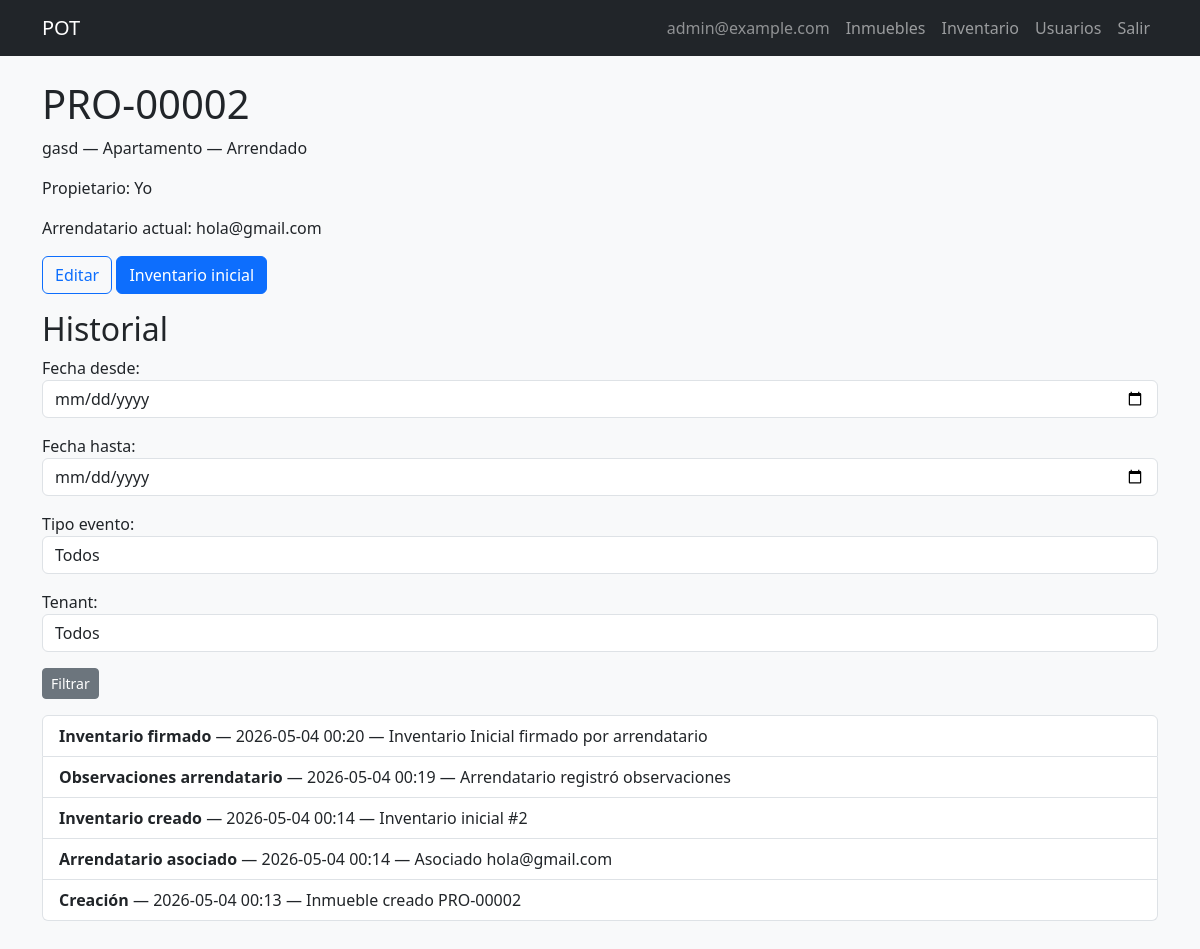
/properties/2/ (signed in), run on the app's committed database.
### pot/models.py (models this page shows, shortened)
class CustomUser(AbstractUser):
    class Role(models.TextChoices):
        ADMIN = 'ADMIN', 'Administrador'
        ASSISTANT = 'ASSISTANT', 'Asistente Administrativo'
        TENANT = 'TENANT', 'Arrendatario'
    class DocumentType(models.TextChoices):
        CC = 'CC', 'Cédula de ciudadanía'
        CE = 'CE', 'Cédula de extranjería'
        PASSPORT = 'PASSPORT', 'Pasaporte'
        NIT = 'NIT', 'NIT'
    username = models.CharField(max_length=150, unique=True, blank=True)
    email = models.EmailField(unique=True)
    phone = models.CharField(max_length=20, default='')
    public_code = models.CharField(max_length=20, unique=True, blank=True, null=True)
    document_type = models.CharField(
        max_length=20,
        choices=DocumentType.choices,
        blank=True,
        default='',
    )
    document_number = models.CharField(max_length=30, unique=True, blank=True, null=True)
    avatar = models.ImageField(upload_to='avatars/%Y/%m/', blank=True, null=True, max_length=255)
    role = models.CharField(max_length=20, choices=Role.choices, default=Role.TENANT)
    password_changed = models.BooleanField(default=False)
    password_reset_token = models.CharField(max_length=255, null=True, blank=True)
    password_reset_expires = models.DateTimeField(null=True, blank=True)
    login_attempts = models.PositiveIntegerField(default=0)
    login_locked_until = models.DateTimeField(null=True, blank=True)
    created_at = models.DateTimeField(auto_now_add=True)
    updated_at = models.DateTimeField(auto_now=True)
    USERNAME_FIELD = 'email'
    REQUIRED_FIELDS = []
    objects = CustomUserManager()
    class Meta:
        ordering = ['-created_at']
    def __str__(self):
        return f'{self.email} ({self.get_role_display()})'
    def is_staff_operative(self):
        return self.role in (self.Role.ADMIN, self.Role.ASSISTANT)

class Property(models.Model):
    class Type(models.TextChoices):
        APARTMENT = 'APARTMENT', 'Apartamento'
        HOUSE = 'HOUSE', 'Casa'
        LOCAL = 'LOCAL', 'Local comercial'
        WAREHOUSE = 'WAREHOUSE', 'Bodega'
    class Status(models.TextChoices):
        AVAILABLE = 'AVAILABLE', 'Disponible'
        RENTED = 'RENTED', 'Arrendado'
        MAINTENANCE = 'MAINTENANCE', 'En mantenimiento'
    code = models.CharField(max_length=20, unique=True)
    address = models.CharField(max_length=255, unique=True)
    city = models.CharField(max_length=100, blank=True, default='')
    building_name = models.CharField(max_length=150, blank=True, default='')
    unit_label = models.CharField(max_length=50, blank=True, default='')
    cover_image = models.ImageField(upload_to='properties/covers/%Y/%m/', blank=True, null=True, max_length=255)
    type = models.CharField(max_length=20, choices=Type.choices)
    owner_name = models.CharField(max_length=150)
    status = models.CharField(max_length=20, choices=Status.choices, default=Status.AVAILABLE)
    price = models.DecimalField(max_digits=12, decimal_places=2, default=0)
    rooms = models.IntegerField(null=True, blank=True)
    bathrooms = models.IntegerField(null=True, blank=True)
    living_rooms = models.IntegerField(null=True, blank=True)
    kitchens = models.IntegerField(null=True, blank=True)
    garages = models.IntegerField(null=True, blank=True)
    is_commercial = models.BooleanField(default=False)
    in_complex = models.BooleanField(default=False)
    admin_included = models.BooleanField(default=False)
    admin_value = models.DecimalField(max_digits=12, decimal_places=2, null=True, blank=True)
    google_maps_link = models.CharField(max_length=1000, null=True, blank=True)
    description = models.TextField(blank=True, null=True)
    observations = models.TextField(blank=True, null=True)
    created_at = models.DateTimeField(auto_now_add=True)
    updated_at = models.DateTimeField(auto_now=True)
    created_by = models.ForeignKey(
        CustomUser,
        on_delete=models.SET_NULL,
        null=True,
        blank=True,
        related_name='properties_created',
    )
    class Meta:
        ordering = ['-created_at']
        verbose_name_plural = 'properties'
    def get_active_tenant(self):
        assoc = (
            self.tenant_associations.filter(dissociated_at__isnull=True)
            .select_related('user')
            .first()
        )
        return assoc.user if assoc else None

class PropertyHistory(models.Model):
    class EventType(models.TextChoices):
        CREATED = 'CREATED', 'Creación'
        STATUS_CHANGE = 'STATUS_CHANGE', 'Cambio de estado'
        TENANT_ASSOCIATED = 'TENANT_ASSOCIATED', 'Arrendatario asociado'
        TENANT_DISSOCIATED = 'TENANT_DISSOCIATED', 'Arrendatario desasociado'
        TICKET_CREATED = 'TICKET_CREATED', 'Ticket creado'
        TICKET_CLOSED = 'TICKET_CLOSED', 'Ticket cerrado'
        INVENTORY_CREATED = 'INVENTORY_CREATED', 'Inventario creado'
        INVENTORY_SIGNED = 'INVENTORY_SIGNED', 'Inventario firmado'
        MAINTENANCE = 'MAINTENANCE', 'Mantenimiento realizado'
        TENANT_OBSERVATIONS = 'TENANT_OBSERVATIONS', 'Observaciones arrendatario'
    property = models.ForeignKey(Property, on_delete=models.CASCADE, related_name='history')
    event_type = models.CharField(max_length=30, choices=EventType.choices)
    description = models.TextField()
    details = models.JSONField(default=dict)
    related_user = models.ForeignKey(
        CustomUser,
        on_delete=models.SET_NULL,
        null=True,
        blank=True,
    )
    created_by = models.ForeignKey(
        CustomUser,
        on_delete=models.SET_NULL,
        null=True,
        blank=True,
        related_name='history_events_created',
    )
    created_at = models.DateTimeField(auto_now_add=True)
    class Meta:
        ordering = ['-created_at']
        verbose_name_plural = 'property histories'

### pot/views.py (the view)
# urls.py: path('properties/<int:property_id>/', views.PropertyDetailView.as_view(), name='property_detail'),
class PropertyDetailView(StaffOperativeRequiredMixin, View):
    def get(self, request, property_id):
        prop = get_object_or_404(Property, pk=property_id)
        hist_form = PropertyHistoryFilterForm(request.GET)
        events = prop.history.all().order_by('-created_at')[:500]
        if hist_form.is_valid():
            d = hist_form.cleaned_data
            events = obtener_historial_filtrado(
                prop,
                fecha_desde=d.get('fecha_desde'),
                fecha_hasta=d.get('fecha_hasta'),
                tipo_evento=d.get('tipo_evento') or None,
                tenant_id=d.get('tenant').pk if d.get('tenant') else None,
            )
        tenant = prop.get_active_tenant()
        return render(
            request,
            'properties/property_detail.html',
            {'property': prop, 'history': events, 'hist_form': hist_form, 'active_tenant': tenant},
        )

### pot/forms.py
class PropertyHistoryFilterForm(forms.Form):
    fecha_desde = forms.DateField(required=False, widget=forms.DateInput(attrs={'type': 'date', 'class': 'form-control'}))
    fecha_hasta = forms.DateField(required=False, widget=forms.DateInput(attrs={'type': 'date', 'class': 'form-control'}))
    tipo_evento = forms.ChoiceField(
        choices=[('', 'Todos')] + list(PropertyHistory.EventType.choices),
        required=False,
        widget=forms.Select(attrs={'class': 'form-control'}),
    )
    tenant = forms.ModelChoiceField(
        queryset=CustomUser.objects.filter(role=CustomUser.Role.TENANT),
        required=False,
        empty_label='Todos',
        widget=forms.Select(attrs={'class': 'form-control'}),
    )

### pot/services/property_service.py (called while the page is built)
def obtener_historial_filtrado(property_obj, fecha_desde=None, fecha_hasta=None, tipo_evento=None, tenant_id=None):
    qs = property_obj.history.all()
    if fecha_desde:
        qs = qs.filter(created_at__date__gte=fecha_desde)
    if fecha_hasta:
        qs = qs.filter(created_at__date__lte=fecha_hasta)
    if tipo_evento:
        qs = qs.filter(event_type=tipo_evento)
    if tenant_id:
        qs = qs.filter(related_user_id=tenant_id)
    return qs.order_by('-created_at')

### pot/views.py (called while the page is built)
    def test_func(self):
        u = self.request.user
        return u.is_staff_operative()

### templates/properties/property_detail.html (shortened to what this page needs)
{% extends 'base.html' %}
{% block content %}
<h1>{{ property.code }}</h1>
<p>{{ property.address }} — {{ property.get_type_display }} — {{ property.get_status_display }}</p>
<p>Propietario: {{ property.owner_name }}</p>
<p>Arrendatario actual: {% if active_tenant %}{{ active_tenant.email }}{% else %}—{% endif %}</p>
<p>
<a href="{% url 'pot:property_edit' property.id %}" class="btn btn-outline-primary">Editar</a>
<a href="{% url 'pot:inventory_create_for_property' property.id %}" class="btn btn-primary">Inventario inicial</a>
</p>
<h2>Historial</h2>
<form method="get" class="mb-3">{{ hist_form.as_p }}<button class="btn btn-secondary btn-sm">Filtrar</button></form>
{% if not history %}<p>Sin historial aún.</p>{% else %}
<ul class="list-group">{% for e in history %}
<li class="list-group-item"><strong>{{ e.get_event_type_display }}</strong> — {{ e.created_at|date:'Y-m-d H:i' }} — {{ e.description }}</li>
{% endfor %}</ul>
{% endif %}
{% endblock %}

### templates/base.html (shortened to what this page needs)
{% load static %}
<!DOCTYPE html>
<html lang="es">
<head>
    <link href="https://cdn.jsdelivr.net/npm/bootstrap@5.3.3/dist/css/bootstrap.min.css" rel="stylesheet">
    <link rel="stylesheet" href="{% static 'css/style.css' %}">
</head>
<body class="bg-light">
<nav class="navbar navbar-expand-lg navbar-dark bg-dark mb-4">
    <div class="container">
        <a class="navbar-brand" href="{% if not user.is_authenticated %}{% url 'pot:login' %}{% elif user.role == 'TENANT' %}{% url 'pot:dashboard_tenant' %}{% else %}{% url 'pot:dashboard_staff' %}{% endif %}">POT</a>
        <div class="navbar-nav ms-auto">
            {% if user.is_authenticated %}
                <span class="nav-link text-white-50">{{ user.email }}</span>
                {% if user.is_staff_operative %}
                    <a class="nav-link" href="{% url 'pot:property_list' %}">Inmuebles</a>
                    <a class="nav-link" href="{% url 'pot:inventory_create' %}">Inventario</a>
                {% endif %}
                {% if user.role == 'ADMIN' %}
                    <a class="nav-link" href="{% url 'pot:user_list' %}">Usuarios</a>
                {% endif %}
                <a class="nav-link" href="{% url 'pot:logout' %}">Salir</a>
            {% else %}
                <a class="nav-link" href="{% url 'pot:login' %}">Entrar</a>
            {% endif %}
        </div>
    </div>
</nav>
<main class="container pb-5">
    {% block content %}{% endblock %}
</main>
</body>
</html>

### data on the page
CustomUser: email "admin@example.com"
Property: code "PRO-00002", address "gasd", type "Apartamento", status "Arrendado", owner_name "Yo"
CustomUser: email "hola@gmail.com"
PropertyHistory: event_type "Inventario firmado", created_at "2026-05-04 00:20", description "Inventario Inicial firmado por arrendatario"
PropertyHistory: event_type "Observaciones arrendatario", created_at "2026-05-04 00:19", description "Arrendatario registró observaciones"
PropertyHistory: event_type "Inventario creado", created_at "2026-05-04 00:14", description "Inventario inicial #2"
PropertyHistory: event_type "Arrendatario asociado", created_at "2026-05-04 00:14", description "Asociado hola@gmail.com"
PropertyHistory: event_type "Creación", created_at "2026-05-04 00:13", description "Inmueble creado PRO-00002"
